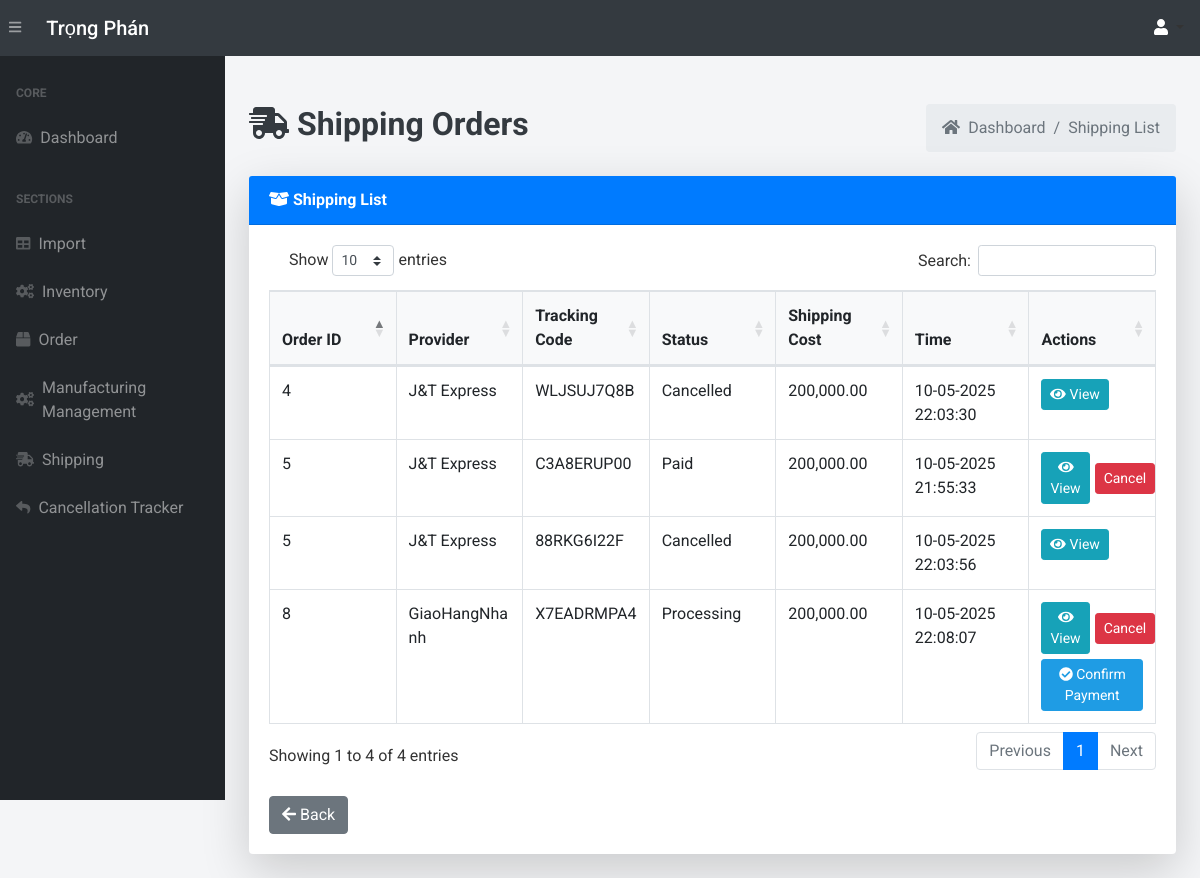
The page /shipping-list/ (signed in) on the database as committed earlier.
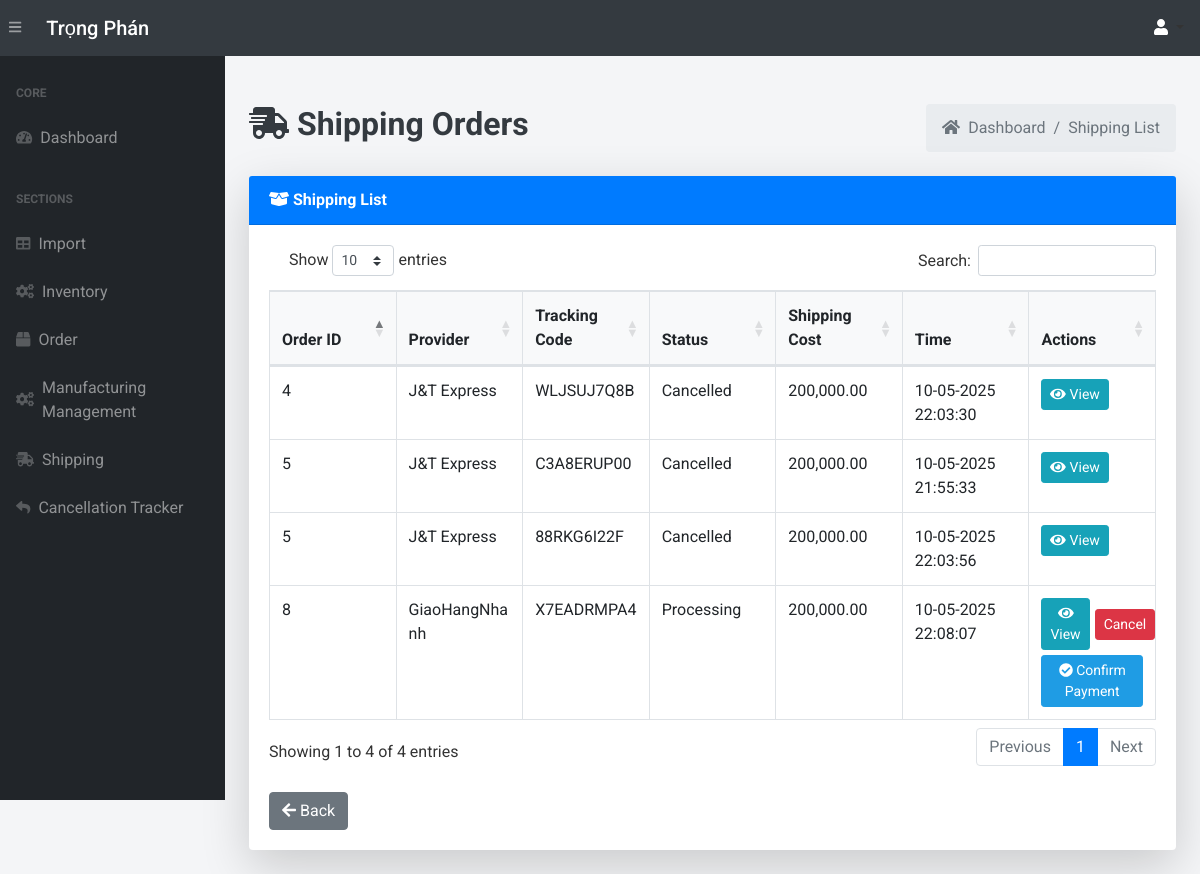
The same page on the database as committed later.
### app.py (models this page shows, shortened)
class Shipping(db.Model):
    __tablename__ = 'shipping'
    shipping_id = db.Column(db.Integer, primary_key=True)
    order_id = db.Column(db.Integer, db.ForeignKey('orders.order_id'))
    tracking_code = db.Column(db.String(255), unique=True)
    provider = db.Column(db.String(255), nullable=False)
    shipping_cost = db.Column(db.Numeric(10, 2), nullable=False)
    shipping_status = db.Column(db.String(50), default='Processing')  # Status: Pending, Shipped, Delivered
    pay_method=db.Column(db.String(255), nullable=False)
    shipment_time = db.Column(db.DateTime, default=vietnam_now)
    order = db.relationship('Order', backref='shipping_details')
    price = db.Column(db.Float)
    quan = db.Column(db.Numeric(10, 2), nullable=False)
    status = db.Column(db.String(50), default='Processing')

### app.py (the view)
@app.route('/shipping-list/', methods=["GET"])
@login_required
def shipping_list():
    page = request.args.get('page', 1, type=int)
    shippings = Shipping.query.paginate(page=page, per_page=10)
    return render_template('shipping-list.html', shippings=shippings)

### app.py (called while the page is built, shortened)
@login_manager.user_loader
def load_user(user_id):
    return User.query.get(int(user_id))

def add_monthly_data():
    current_year = datetime.now().year
    months = [f"{current_year}-{str(month).zfill(2)}" for month in range(1, 4)]
    for month in months:
        existing_month_data = db.session.query(Order).filter(Order.order_date.like(f'{month}%')).first()
    db.session.commit()

@app.before_request
def initialize_data():
    add_monthly_data()

@app.template_filter('format_price')
@login_required
def format_price(value):
    try:
        if value >= 1000000000:
            return "{:,.2f} B".format(value / 1000000000)
        elif value >= 1000000:
            return "{:,.2f} M".format(value / 1000000)
        return "{:,.2f}".format(value)
    except (ValueError, TypeError):
        return value

### templates/shipping-list.html (shortened to what the changed rows need)
{% extends 'base.html' %}
{% block content %}
<main>
    <div class="container-fluid mt-5">
        <div class="d-flex justify-content-between align-items-center mb-4">
            <h1 class="text-dark font-weight-bold" style="font-size: 2rem;">
                <i class="fas fa-shipping-fast"></i> Shipping Orders
            </h1>
        </div>
        <div class="card shadow-lg border-0 mb-4">
            <div class="card-body">
                <div class="table-responsive">
                    {% if shippings.items %}
                        <table class="table table-bordered table-hover" id="dataTable" width="100%" cellspacing="0" style="table-layout: fixed;">
                            <thead class="bg-light">
                                <tr>
                                    <th>Order ID</th>
                                    <th>Provider</th>
                                    <th>Tracking Code</th>
                                    <th>Status</th>
                                    <th>Shipping Cost</th>
                                    <th>Time</th>
                                    <th>Actions</th>
                                </tr>
                            </thead>
                            <tbody>
                                {% for shipping in shippings.items %}
                                    <tr>
                                        <td>{{ shipping.order_id }}</td>
                                        <td>{{ shipping.provider }}</td>
                                        <td>{{ shipping.tracking_code }}</td>
                                        <td>{{ shipping.shipping_status }}</td>
                                        <td>{{ shipping.shipping_cost | format_price }}</td>
                                        <td>{{ shipping.shipment_time.strftime('%d-%m-%Y %H:%M:%S')  }}</td>
                                        <td>
                                             <div style="display: flex; align-items: center;">
                                                <a href="{{ url_for('view_shipping', shipping_id=shipping.shipping_id) }}" class="btn btn-info btn-sm hover-shadow" style="margin-right: 5px;">
                                                    <i class="fas fa-eye"></i> View
                                                </a>
                                                {% if shipping.shipping_status != "Cancelled" %}
                                                <form action="{{ url_for('create_return', shipping_id=shipping.shipping_id) }}" method="POST" onsubmit="return confirm('Are you sure you want to cancel this ship order?');" style="margin-right: 5px;">
                                                    <button type="submit" class="btn btn-danger btn-sm">Cancel</button>
                                                </form>
                                                {% endif %}
                                            </div>
                                        </td>
                                    </tr>
                                {% endfor %}
                            </tbody>
                        </table>
                    {% else %}
                        <p>No shipping orders found.</p>
                    {% endif %}
                    <br>
                </div>
            </div>
        </div>
    </div>
</main>
{% endblock %}

Rows that differ between the two databases and show on the page:
changed Shipping "C3A8ERUP00": shipping_status "Paid" → "Cancelled"; no longer shows "Cancel"
